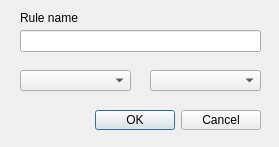
<?xml version="1.0" encoding="UTF-8"?>
<ui version="4.0">
 <class>VersionChooserDialog</class>
 <widget class="QDialog" name="VersionChooserDialog">
  <property name="geometry">
   <rect>
    <x>0</x>
    <y>0</y>
    <width>279</width>
    <height>147</height>
   </rect>
  </property>
  <property name="windowTitle">
   <string>Dialog</string>
  </property>
  <widget class="QDialogButtonBox" name="buttonBox">
   <property name="geometry">
    <rect>
     <x>80</x>
     <y>110</y>
     <width>181</width>
     <height>20</height>
    </rect>
   </property>
   <property name="orientation">
    <enum>Qt::Horizontal</enum>
   </property>
   <property name="standardButtons">
    <set>QDialogButtonBox::Cancel|QDialogButtonBox::Ok</set>
   </property>
  </widget>
  <widget class="QComboBox" name="fromComboBox">
   <property name="geometry">
    <rect>
     <x>20</x>
     <y>70</y>
     <width>111</width>
     <height>21</height>
    </rect>
   </property>
  </widget>
  <widget class="QComboBox" name="toComboBox">
   <property name="geometry">
    <rect>
     <x>150</x>
     <y>70</y>
     <width>111</width>
     <height>21</height>
    </rect>
   </property>
  </widget>
  <widget class="QLineEdit" name="name">
   <property name="geometry">
    <rect>
     <x>20</x>
     <y>30</y>
     <width>241</width>
     <height>22</height>
    </rect>
   </property>
  </widget>
  <widget class="QLabel" name="nameLabel">
   <property name="geometry">
    <rect>
     <x>20</x>
     <y>10</y>
     <width>71</width>
     <height>16</height>
    </rect>
   </property>
   <property name="text">
    <string>Rule name</string>
   </property>
  </widget>
 </widget>
 <resources/>
 <connections>
  <connection>
   <sender>buttonBox</sender>
   <signal>accepted()</signal>
   <receiver>VersionChooserDialog</receiver>
   <slot>accept()</slot>
   <hints>
    <hint type="sourcelabel">
     <x>248</x>
     <y>254</y>
    </hint>
    <hint type="destinationlabel">
     <x>157</x>
     <y>274</y>
    </hint>
   </hints>
  </connection>
  <connection>
   <sender>buttonBox</sender>
   <signal>rejected()</signal>
   <receiver>VersionChooserDialog</receiver>
   <slot>reject()</slot>
   <hints>
    <hint type="sourcelabel">
     <x>316</x>
     <y>260</y>
    </hint>
    <hint type="destinationlabel">
     <x>286</x>
     <y>274</y>
    </hint>
   </hints>
  </connection>
 </connections>
</ui>
